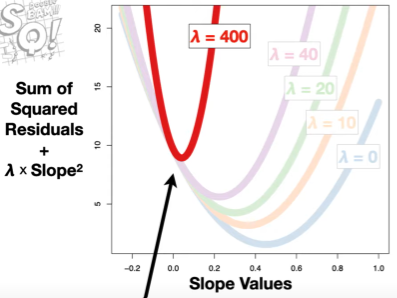
#> input picture Machine Learning/Linear Models/Regularized regression/Ridge Regression/images/visual.png, 397 x 298 px, given in place of mlr.png, which was not available
$ jupyter execute 'multiple linear regression.ipynb'   (text cells are left out)
#> lines starting #> are read from the running program, lines starting #| are printed output that depends on the picture; pictures that were not available may be replaced by others from this repository, and a replacement may not be noted
[cell 1]
from PIL import Image
from IPython.display import display

img = Image.open('images/mlr.png')
#> img is the input picture: PIL image 397x298 RGBA; mean R, G, B, A 243.4, 239.1, 238.9, 255
new_image = img.resize((350, 300))
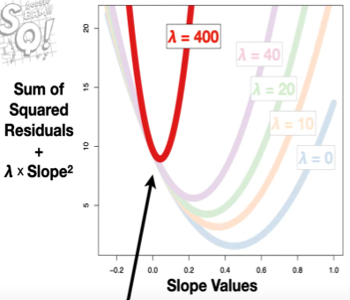
#> new_image: PIL image 350x300 RGBA; mean R, G, B, A 243.4, 239.1, 238.8, 255
display(new_image)

[cell 2]
from PIL import Image
from IPython.display import display

img = Image.open('images/rsquared.jpg')
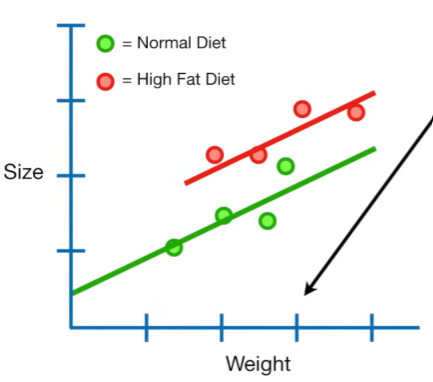
#> input picture Machine Learning/Linear Models/Regularized regression/Ridge Regression/images/sampel.png, 433 x 382 px, given in place of rsquared.jpg, which was not available
#> img is the input picture: PIL image 433x382 RGBA; mean R, G, B, A 243.6, 245.2, 243.4, 255
new_image = img.resize((580, 250))
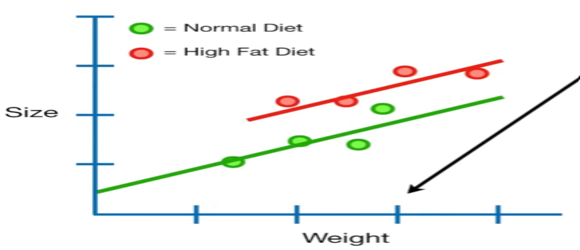
#> new_image: PIL image 580x250 RGBA; mean R, G, B, A 243.6, 245.1, 243.4, 255
display(new_image)

[cell 3]
from PIL import Image
from IPython.display import display

img = Image.open('images/sampel.png')
new_image = img.resize((370, 350))
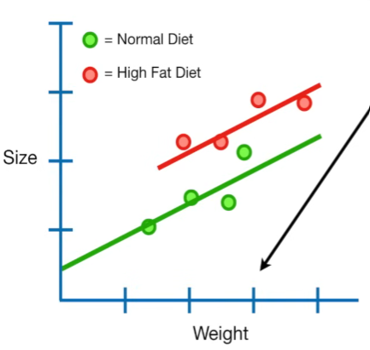
#> new_image: PIL image 370x350 RGBA; mean R, G, B, A 243.6, 245.1, 243.4, 255
display(new_image)
